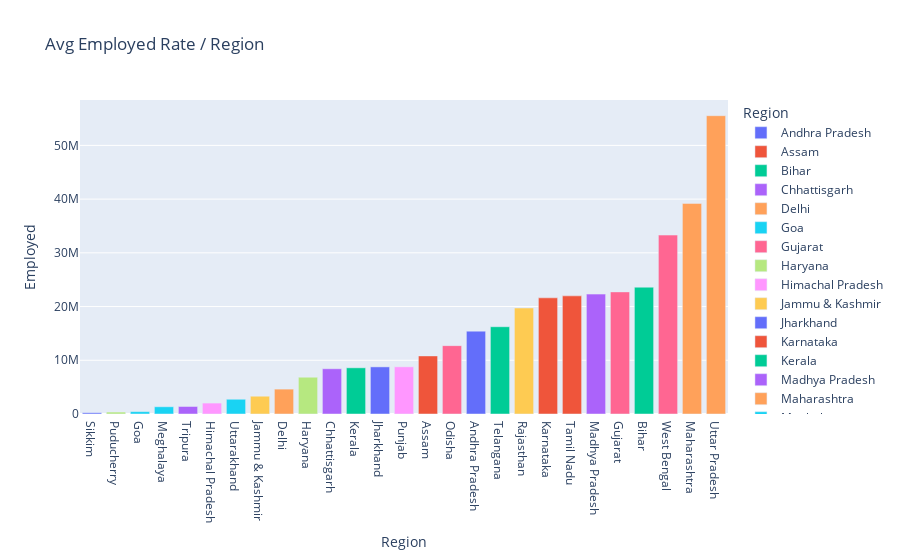

Write notebook code for a chart like this one.
### Code cell
reg = unemployment_df.groupby(["Region"])[['Unemployment_rate', "Employed", "labour_participation_rate"]].mean()
reg = pd.DataFrame(reg).reset_index()

fig = px.bar(reg, x="Region", y="Employed", color="Region", title="Avg Employed Rate / Region")
fig.update_layout(xaxis={'categoryorder':'total ascending'})
fig.show()

### Figure 1 — Plotly figure (JSON) as saved in the notebook; plotly's stock layout.template omitted (floating-point values rounded to 4 significant figures)
{"data": [{"alignmentgroup": "True", "hovertemplate": "Region=%{x}<br>Employed=%{y}<extra></extra>", "legendgroup": "Andhra Pradesh", "marker": {"color": "#636efa", "pattern": {"shape": ""}}, "name": "Andhra Pradesh", "offsetgroup": "Andhra Pradesh", "orientation": "v", "showlegend": true, "textposition": "auto", "type": "bar", "x": ["Andhra Pradesh"], "xaxis": "x", "y": [15425480], "yaxis": "y"}, {"alignmentgroup": "True", "hovertemplate": "Region=%{x}<br>Employed=%{y}<extra></extra>", "legendgroup": "Assam", "marker": {"color": "#EF553B", "pattern": {"shape": ""}}, "name": "Assam", "offsetgroup": "Assam", "orientation": "v", "showlegend": true, "textposition": "auto", "type": "bar", "x": ["Assam"], "xaxis": "x", "y": [10810000.0], "yaxis": "y"}, {"alignmentgroup": "True", "hovertemplate": "Region=%{x}<br>Employed=%{y}<extra></extra>", "legendgroup": "Bihar", "marker": {"color": "#00cc96", "pattern": {"shape": ""}}, "name": "Bihar", "offsetgroup": "Bihar", "orientation": "v", "showlegend": true, "textposition": "auto", "type": "bar", "x": ["Bihar"], "xaxis": "x", "y": [23606828], "yaxis": "y"}, {"alignmentgroup": "True", "hovertemplate": "Region=%{x}<br>Employed=%{y}<extra></extra>", "legendgroup": "Chhattisgarh", "marker": {"color": "#ab63fa", "pattern": {"shape": ""}}, "name": "Chhattisgarh", "offsetgroup": "Chhattisgarh", "orientation": "v", "showlegend": true, "textposition": "auto", "type": "bar", "x": ["Chhattisgarh"], "xaxis": "x", "y": [8421000.0], "yaxis": "y"}, {"alignmentgroup": "True", "hovertemplate": "Region=%{x}<br>Employed=%{y}<extra></extra>", "legendgroup": "Delhi", "marker": {"color": "#FFA15A", "pattern": {"shape": ""}}, "name": "Delhi", "offsetgroup": "Delhi", "orientation": "v", "showlegend": true, "textposition": "auto", "type": "bar", "x": ["Delhi"], "xaxis": "x", "y": [4633000.0], "yaxis": "y"}, {"alignmentgroup": "True", "hovertemplate": "Region=%{x}<br>Employed=%{y}<extra></extra>", "legendgroup": "Goa", "marker": {"color": "#19d3f3", "pattern": {"shape": ""}}, "name": "Goa", "offsetgroup": "Goa", "orientation": "v", "showlegend": true, "textposition": "auto", "type": "bar", "x": ["Goa"], "xaxis": "x", "y": [442400.0], "yaxis": "y"}, {"alignmentgroup": "True", "hovertemplate": "Region=%{x}<br>Employed=%{y}<extra></extra>", "legendgroup": "Gujarat", "marker": {"color": "#FF6692", "pattern": {"shape": ""}}, "name": "Gujarat", "offsetgroup": "Gujarat", "orientation": "v", "showlegend": true, "textposition": "auto", "type": "bar", "x": ["Gujarat"], "xaxis": "x", "y": [22730000.0], "yaxis": "y"}, {"alignmentgroup": "True", "hovertemplate": "Region=%{x}<br>Employed=%{y}<extra></extra>", "legendgroup": "Haryana", "marker": {"color": "#B6E880", "pattern": {"shape": ""}}, "name": "Haryana", "offsetgroup": "Haryana", "orientation": "v", "showlegend": true, "textposition": "auto", "type": "bar", "x": ["Haryana"], "xaxis": "x", "y": [6844059], "yaxis": "y"}, {"alignmentgroup": "True", "hovertemplate": "Region=%{x}<br>Employed=%{y}<extra></extra>", "legendgroup": "Himachal Pradesh", "marker": {"color": "#FF97FF", "pattern": {"shape": ""}}, "name": "Himachal Pradesh", "offsetgroup": "Himachal Pradesh", "orientation": "v", "showlegend": true, "textposition": "auto", "type": "bar", "x": ["Himachal Pradesh"], "xaxis": "x", "y": [2034000.0], "yaxis": "y"}, {"alignmentgroup": "True", "hovertemplate": "Region=%{x}<br>Employed=%{y}<extra></extra>", "legendgroup": "Jammu & Kashmir", "marker": {"color": "#FECB52", "pattern": {"shape": ""}}, "name": "Jammu & Kashmir", "offsetgroup": "Jammu & Kashmir", "orientation": "v", "showlegend": true, "textposition": "auto", "type": "bar", "x": ["Jammu & Kashmir"], "xaxis": "x", "y": [3310000.0], "yaxis": "y"}, {"alignmentgroup": "True", "hovertemplate": "Region=%{x}<br>Employed=%{y}<extra></extra>", "legendgroup": "Jharkhand", "marker": {"color": "#636efa", "pattern": {"shape": ""}}, "name": "Jharkhand", "offsetgroup": "Jharkhand", "orientation": "v", "showlegend": true, "textposition": "auto", "type": "bar", "x": ["Jharkhand"], "xaxis": "x", "y": [8771000.0], "yaxis": "y"}, {"alignmentgroup": "True", "hovertemplate": "Region=%{x}<br>Employed=%{y}<extra></extra>", "legendgroup": "Karnataka", "marker": {"color": "#EF553B", "pattern": {"shape": ""}}, "name": "Karnataka", "offsetgroup": "Karnataka", "orientation": "v", "showlegend": true, "textposition": "auto", "type": "bar", "x": ["Karnataka"], "xaxis": "x", "y": [21620000.0], "yaxis": "y"}, {"alignmentgroup": "True", "hovertemplate": "Region=%{x}<br>Employed=%{y}<extra></extra>", "legendgroup": "Kerala", "marker": {"color": "#00cc96", "pattern": {"shape": ""}}, "name": "Kerala", "offsetgroup": "Kerala", "orientation": "v", "showlegend": true, "textposition": "auto", "type": "bar", "x": ["Kerala"], "xaxis": "x", "y": [8597000.0], "yaxis": "y"}, {"alignmentgroup": "True", "hovertemplate": "Region=%{x}<br>Employed=%{y}<extra></extra>", "legendgroup": "Madhya Pradesh", "marker": {"color": "#ab63fa", "pattern": {"shape": ""}}, "name": "Madhya Pradesh", "offsetgroup": "Madhya Pradesh", "orientation": "v", "showlegend": true, "textposition": "auto", "type": "bar", "x": ["Madhya Pradesh"], "xaxis": "x", "y": [22320000.0], "yaxis": "y"}, {"alignmentgroup": "True", "hovertemplate": "Region=%{x}<br>Employed=%{y}<extra></extra>", "legendgroup": "Maharashtra", "marker": {"color": "#FFA15A", "pattern": {"shape": ""}}, "name": "Maharashtra", "offsetgroup": "Maharashtra", "orientation": "v", "showlegend": true, "textposition": "auto", "type": "bar", "x": ["Maharashtra"], "xaxis": "x", "y": [39200000.0], "yaxis": "y"}, {"alignmentgroup": "True", "hovertemplate": "Region=%{x}<br>Employed=%{y}<extra></extra>", "legendgroup": "Meghalaya", "marker": {"color": "#19d3f3", "pattern": {"shape": ""}}, "name": "Meghalaya", "offsetgroup": "Meghalaya", "orientation": "v", "showlegend": true, "textposition": "auto", "type": "bar", "x": ["Meghalaya"], "xaxis": "x", "y": [1350000.0], "yaxis": "y"}, {"alignmentgroup": "True", "hovertemplate": "Region=%{x}<br>Employed=%{y}<extra></extra>", "legendgroup": "Odisha", "marker": {"color": "#FF6692", "pattern": {"shape": ""}}, "name": "Odisha", "offsetgroup": "Odisha", "orientation": "v", "showlegend": true, "textposition": "auto", "type": "bar", "x": ["Odisha"], "xaxis": "x", "y": [12730000.0], "yaxis": "y"}, {"alignmentgroup": "True", "hovertemplate": "Region=%{x}<br>Employed=%{y}<extra></extra>", "legendgroup": "Puducherry", "marker": {"color": "#B6E880", "pattern": {"shape": ""}}, "name": "Puducherry", "offsetgroup": "Puducherry", "orientation": "v", "showlegend": true, "textposition": "auto", "type": "bar", "x": ["Puducherry"], "xaxis": "x", "y": [365300.0], "yaxis": "y"}, {"alignmentgroup": "True", "hovertemplate": "Region=%{x}<br>Employed=%{y}<extra></extra>", "legendgroup": "Punjab", "marker": {"color": "#FF97FF", "pattern": {"shape": ""}}, "name": "Punjab", "offsetgroup": "Punjab", "orientation": "v", "showlegend": true, "textposition": "auto", "type": "bar", "x": ["Punjab"], "xaxis": "x", "y": [8783000.0], "yaxis": "y"}, {"alignmentgroup": "True", "hovertemplate": "Region=%{x}<br>Employed=%{y}<extra></extra>", "legendgroup": "Rajasthan", "marker": {"color": "#FECB52", "pattern": {"shape": ""}}, "name": "Rajasthan", "offsetgroup": "Rajasthan", "orientation": "v", "showlegend": true, "textposition": "auto", "type": "bar", "x": ["Rajasthan"], "xaxis": "x", "y": [19730000.0], "yaxis": "y"}, {"alignmentgroup": "True", "hovertemplate": "Region=%{x}<br>Employed=%{y}<extra></extra>", "legendgroup": "Sikkim", "marker": {"color": "#636efa", "pattern": {"shape": ""}}, "name": "Sikkim", "offsetgroup": "Sikkim", "orientation": "v", "showlegend": true, "textposition": "auto", "type": "bar", "x": ["Sikkim"], "xaxis": "x", "y": [234500.0], "yaxis": "y"}, {"alignmentgroup": "True", "hovertemplate": "Region=%{x}<br>Employed=%{y}<extra></extra>", "legendgroup": "Tamil Nadu", "marker": {"color": "#EF553B", "pattern": {"shape": ""}}, "name": "Tamil Nadu", "offsetgroup": "Tamil Nadu", "orientation": "v", "showlegend": true, "textposition": "auto", "type": "bar", "x": ["Tamil Nadu"], "xaxis": "x", "y": [21990000.0], "yaxis": "y"}, {"alignmentgroup": "True", "hovertemplate": "Region=%{x}<br>Employed=%{y}<extra></extra>", "legendgroup": "Telangana", "marker": {"color": "#00cc96", "pattern": {"shape": ""}}, "name": "Telangana", "offsetgroup": "Telangana", "orientation": "v", "showlegend": true, "textposition": "auto", "type": "bar", "x": ["Telangana"], "xaxis": "x", "y": [16240000.0], "yaxis": "y"}, {"alignmentgroup": "True", "hovertemplate": "Region=%{x}<br>Employed=%{y}<extra></extra>", "legendgroup": "Tripura", "marker": {"color": "#ab63fa", "pattern": {"shape": ""}}, "name": "Tripura", "offsetgroup": "Tripura", "orientation": "v", "showlegend": true, "textposition": "auto", "type": "bar", "x": ["Tripura"], "xaxis": "x", "y": [1397000.0], "yaxis": "y"}, {"alignmentgroup": "True", "hovertemplate": "Region=%{x}<br>Employed=%{y}<extra></extra>", "legendgroup": "Uttar Pradesh", "marker": {"color": "#FFA15A", "pattern": {"shape": ""}}, "name": "Uttar Pradesh", "offsetgroup": "Uttar Pradesh", "orientation": "v", "showlegend": true, "textposition": "auto", "type": "bar", "x": ["Uttar Pradesh"], "xaxis": "x", "y": [55524799], "yaxis": "y"}, {"alignmentgroup": "True", "hovertemplate": "Region=%{x}<br>Employed=%{y}<extra></extra>", "legendgroup": "Uttarakhand", "marker": {"color": "#19d3f3", "pattern": {"shape": ""}}, "name": "Uttarakhand", "offsetgroup": "Uttarakhand", "orientation": "v", "showlegend": true, "textposition": "auto", "type": "bar", "x": ["Uttarakhand"], "xaxis": "x", "y": [2743000.0], "yaxis": "y"}, {"alignmentgroup": "True", "hovertemplate": "Region=%{x}<br>Employed=%{y}<extra></extra>", "legendgroup": "West Bengal", "marker": {"color": "#FF6692", "pattern": {"shape": ""}}, "name": "West Bengal", "offsetgroup": "West Bengal", "orientation": "v", "showlegend": true, "textposition": "auto", "type": "bar", "x": ["West Bengal"], "xaxis": "x", "y": [33310000.0], "yaxis": "y"}], "layout": {"barmode": "relative", "legend": {"title": {"text": "Region"}, "tracegroupgap": 0}, "title": {"text": "Avg Employed Rate / Region"}, "xaxis": {"anchor": "y", "categoryarray": ["Andhra Pradesh", "Assam", "Bihar", "Chhattisgarh", "Delhi", "Goa", "Gujarat", "Haryana", "Himachal Pradesh", "Jammu & Kashmir", "Jharkhand", "Karnataka", "Kerala", "Madhya Pradesh", "Maharashtra", "Meghalaya", "Odisha", "Puducherry", "Punjab", "Rajasthan", "Sikkim", "Tamil Nadu", "Telangana", "Tripura", "Uttar Pradesh", "Uttarakhand", "West Bengal"], "categoryorder": "total ascending", "domain": [0, 1], "title": {"text": "Region"}}, "yaxis": {"anchor": "x", "domain": [0, 1], "title": {"text": "Employed"}}}}
